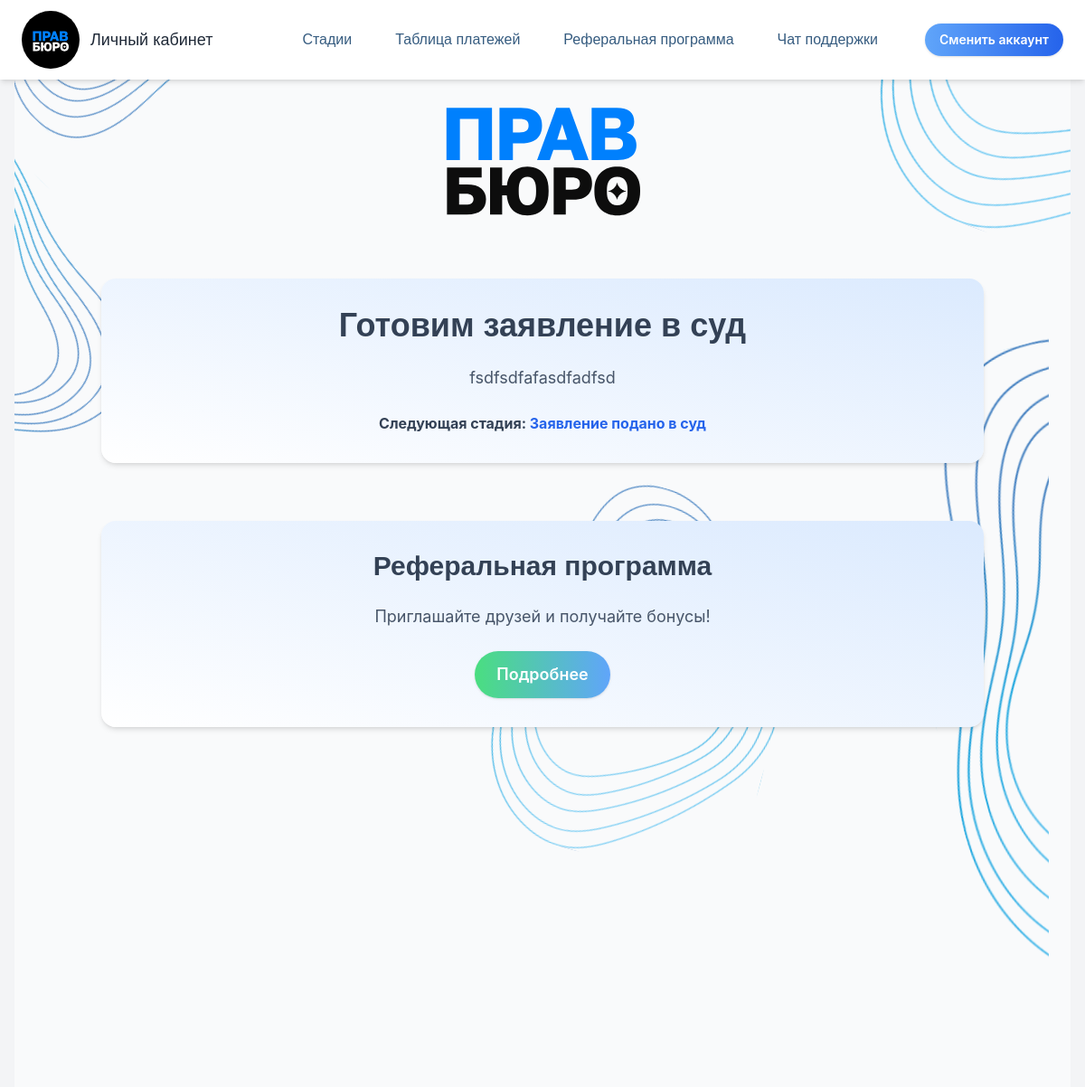
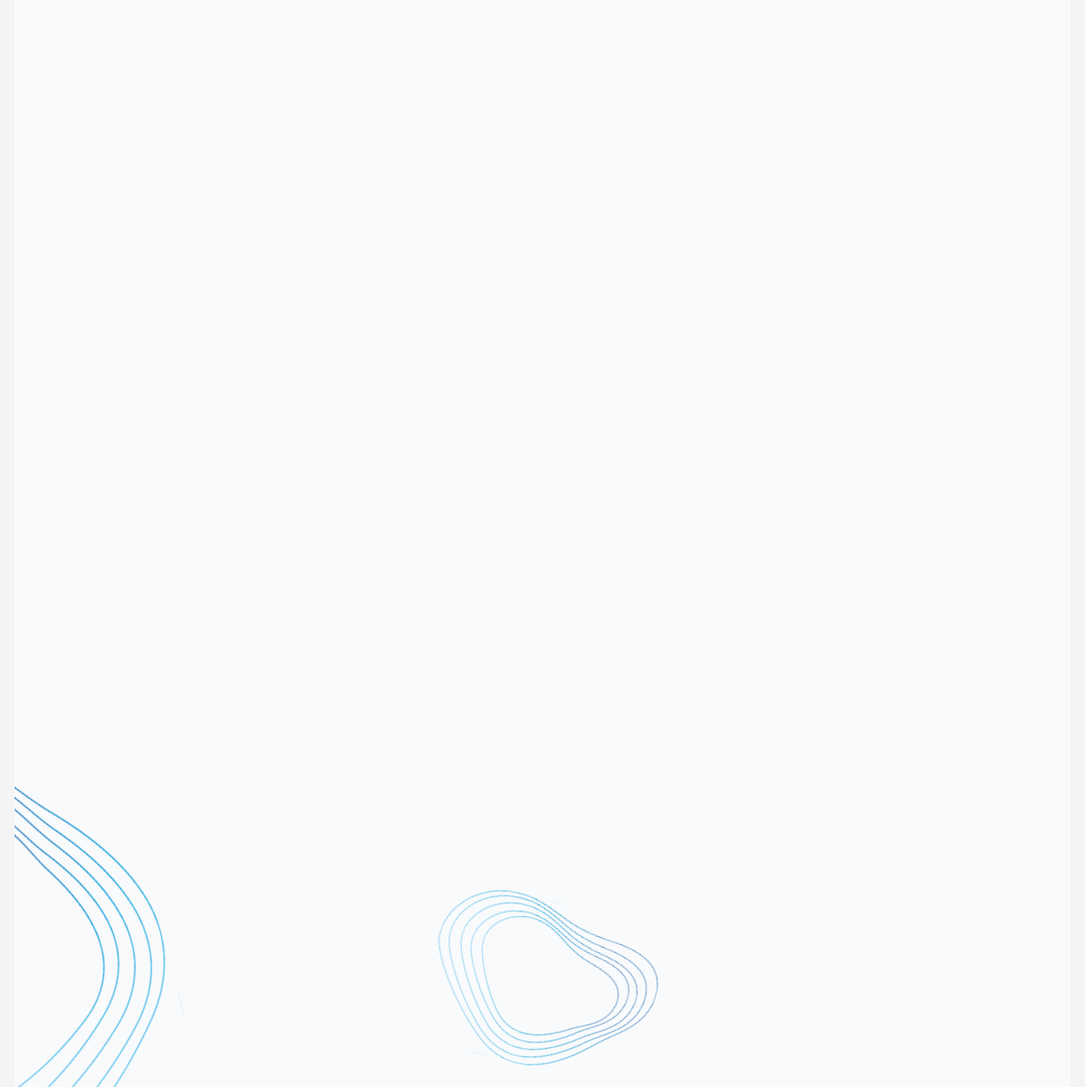
Screenshot of /dashboard/stages/prepare_declaration/ with the database file from the repository (2 pictures, top to bottom).
### clients/models.py (models this page shows, shortened)
class StageTemplate(models.Model):
    name = models.CharField(max_length=100, unique=True)
    order = models.PositiveIntegerField(default=0)
    slug = models.SlugField(max_length=100, unique=True, blank=True, null=True)
    description = models.TextField(blank=True, null=True, help_text="Описание стадии")
    youtube_url = models.URLField(blank=True, null=True, help_text="Ссылка на видео YouTube")
    bitrix_stage_id = models.CharField(
        max_length=255,
        blank=True,
        null=True,
        unique=True,
        help_text="ID стадии сделки в Битрикс24 (например, 'C1:NEW' или 'C2:WON')"
    )
    class Meta:
        ordering = ['order']
    def get_next(self):
        return StageTemplate.objects.filter(order__gt=self.order).order_by('order').first()

### clients/views.py (the view)
# urls.py: path('dashboard/stages/<slug:slug>/', stage_detail, name='stage_detail'),
@csrf_exempt
def stage_detail(request, slug):
    stage = get_object_or_404(StageTemplate, slug=slug)
    return render(request, "stage_detail.html", {
        "stage": stage,
        "next_stage": stage.get_next()
    })

### clients/templates/stage_detail.html
{% extends "base.html" %}
{% load static %}
{% block content %}
<div class="relative bg-gray-50 text-gray-800 min-h-screen overflow-hidden" style="font-family: 'SF Pro Display', sans-serif;">
  <div class="absolute inset-0 pointer-events-none">
    <img src="{% static 'img/line2.svg' %}" alt="line2" class="absolute top-10 left-0 w-32 md:w-48">
    <img src="{% static 'img/line3.svg' %}" alt="line3" class="absolute bottom-0 left-0 w-40 md:w-56">
    <img src="{% static 'img/line4.svg' %}" alt="line4" class="absolute bottom-5 left-1/2 transform -translate-x-1/2 w-48 md:w-72">
    <img src="{% static 'img/line5.svg' %}" alt="line5" class="absolute top-0 right-0 w-40 md:w-64">
    <img src="{% static 'img/line7.svg' %}" alt="line7" class="absolute top-[700px] right-6 transform -translate-y-1/2 w-36 md:w-56">
    <img src="{% static 'img/line8.svg' %}" alt="line8" class="absolute top-0 left-1/3 -translate-x-full w-[500px]">
    <img src="{% static 'img/line9.svg' %}" alt="line9" class="absolute top-[500px] left-[500px] w-32 md:w-[400px]">
  </div>
  <div class="relative max-w-5xl mx-auto px-6 py-12 space-y-16">
    <div class="flex justify-center mt-8">
      <img src="{% static 'img/logo1.svg' %}" alt="Логотип" class="w-56 h-auto">
    </div>
    <section class="bg-gradient-to-tr from-white to-blue-100 shadow-md rounded-2xl p-8 space-y-6 text-center">
      <h1 class="text-3xl md:text-4xl font-bold text-slate-700" style="font-family: 'TT Norms Medium', sans-serif;">
        {{ stage.name }}
      </h1>
      <div class="text-lg text-slate-600 space-y-4">
        {{ stage.description|linebreaks }}
      </div>
      {% if next_stage %}
        <p class="text-slate-700 font-bold mt-4">
          Следующая стадия:
          <a href="{% url 'stage_detail' next_stage.slug %}" class="text-blue-600 hover:underline">
            {{ next_stage.name }}
          </a>
        </p>
      {% endif %}
    </section>
    <section class="bg-gradient-to-tr from-white to-blue-100 shadow-md rounded-2xl p-8 space-y-6 text-center">
      <h2 class="text-2xl md:text-3xl font-bold text-slate-700" style="font-family: 'TT Norms Medium', sans-serif;">
        Реферальная программа
      </h2>
      <p class="text-lg text-slate-600">
        Приглашайте друзей и получайте бонусы!
      </p>
      <div class="flex justify-center">
        <a href="{% url 'referral_page' %}"
           class="inline-flex items-center gap-3 px-6 py-3 bg-gradient-to-r from-green-400 to-blue-400 text-white rounded-full shadow hover:from-green-500 hover:to-blue-500 transition text-lg font-semibold">
          Подробнее
        </a>
      </div>
    </section>
  </div>
</div>
{% endblock %}

### rows the page displays
StageTemplate: name "Готовим заявление в суд", description "fsdfsdfafasdfadfsd"
StageTemplate: name "Заявление подано в суд"
